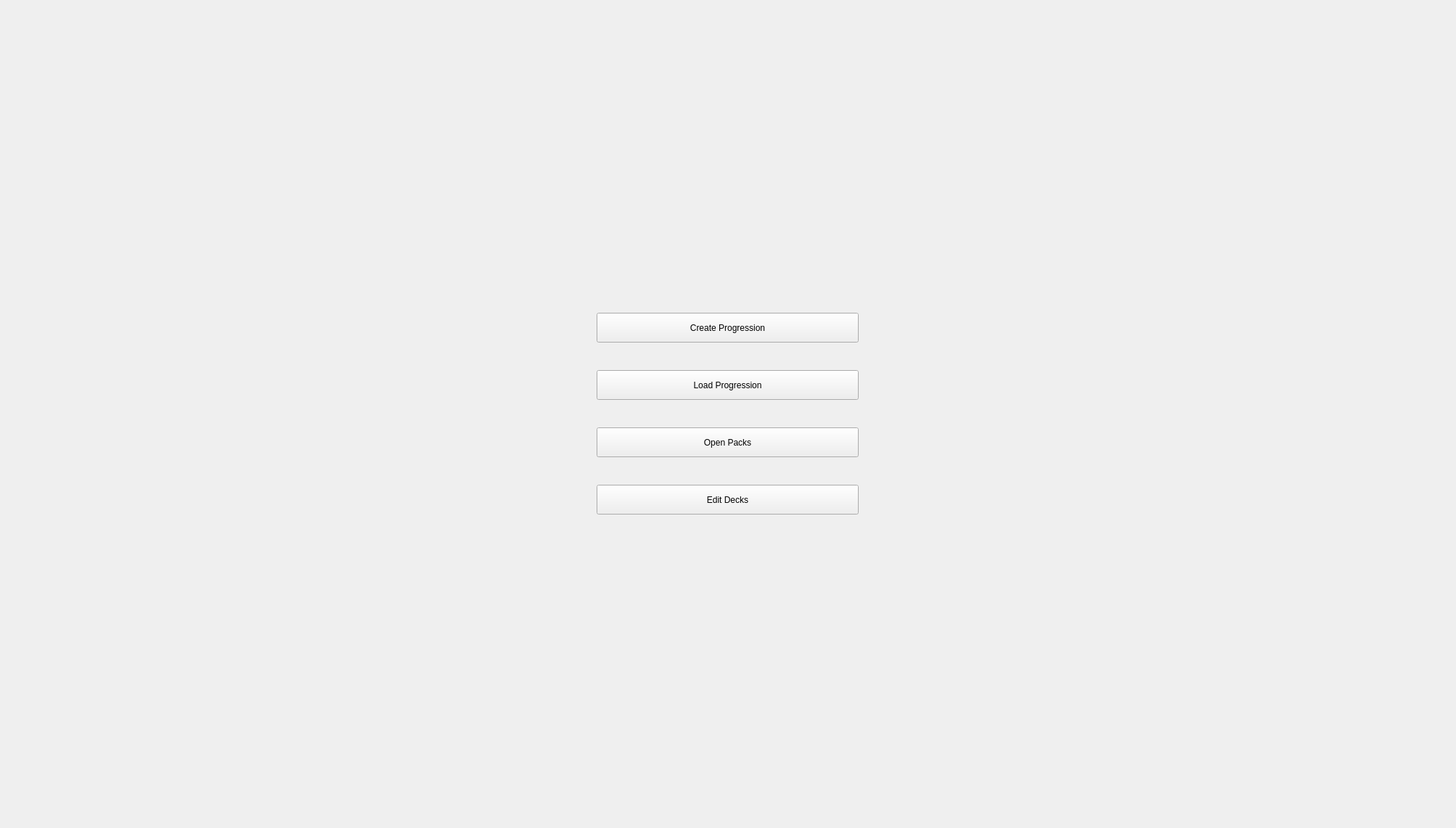
<?xml version="1.0" encoding="UTF-8"?>
<ui version="4.0">
 <class>mainMenu</class>
 <widget class="QWidget" name="mainMenu">
  <property name="geometry">
   <rect>
    <x>0</x>
    <y>0</y>
    <width>2006</width>
    <height>1141</height>
   </rect>
  </property>
  <property name="windowTitle">
   <string>Form</string>
  </property>
  <layout class="QVBoxLayout" name="verticalLayout_4">
   <item>
    <widget class="QStackedWidget" name="stackedWidget">
     <property name="maximumSize">
      <size>
       <width>16777215</width>
       <height>16777215</height>
      </size>
     </property>
     <property name="currentIndex">
      <number>0</number>
     </property>
     <widget class="QWidget" name="mainPage">
      <layout class="QVBoxLayout" name="verticalLayout_2">
       <item alignment="Qt::AlignHCenter">
        <widget class="QFrame" name="mainMenu_2">
         <property name="minimumSize">
          <size>
           <width>461</width>
           <height>361</height>
          </size>
         </property>
         <property name="maximumSize">
          <size>
           <width>461</width>
           <height>361</height>
          </size>
         </property>
         <property name="autoFillBackground">
          <bool>true</bool>
         </property>
         <property name="styleSheet">
          <string notr="true">background-color: rbg(170, 169, 173)</string>
         </property>
         <layout class="QVBoxLayout" name="verticalLayout">
          <item alignment="Qt::AlignHCenter">
           <widget class="QPushButton" name="createProgression">
            <property name="minimumSize">
             <size>
              <width>361</width>
              <height>41</height>
             </size>
            </property>
            <property name="maximumSize">
             <size>
              <width>361</width>
              <height>41</height>
             </size>
            </property>
            <property name="styleSheet">
             <string notr="true">background-color: rbg(225, 224, 228)</string>
            </property>
            <property name="text">
             <string>Create Progression</string>
            </property>
            <property name="iconSize">
             <size>
              <width>16</width>
              <height>16</height>
             </size>
            </property>
           </widget>
          </item>
          <item alignment="Qt::AlignHCenter">
           <widget class="QPushButton" name="loadProgression">
            <property name="minimumSize">
             <size>
              <width>361</width>
              <height>41</height>
             </size>
            </property>
            <property name="maximumSize">
             <size>
              <width>361</width>
              <height>41</height>
             </size>
            </property>
            <property name="styleSheet">
             <string notr="true">background-color: rbg(225, 224, 228)</string>
            </property>
            <property name="text">
             <string>Load Progression</string>
            </property>
            <property name="iconSize">
             <size>
              <width>16</width>
              <height>16</height>
             </size>
            </property>
           </widget>
          </item>
          <item alignment="Qt::AlignHCenter">
           <widget class="QPushButton" name="openPacks">
            <property name="minimumSize">
             <size>
              <width>361</width>
              <height>41</height>
             </size>
            </property>
            <property name="maximumSize">
             <size>
              <width>361</width>
              <height>41</height>
             </size>
            </property>
            <property name="styleSheet">
             <string notr="true">background-color: rbg(225, 224, 228)</string>
            </property>
            <property name="text">
             <string>Open Packs</string>
            </property>
            <property name="iconSize">
             <size>
              <width>16</width>
              <height>16</height>
             </size>
            </property>
           </widget>
          </item>
          <item alignment="Qt::AlignHCenter">
           <widget class="QPushButton" name="editDecks">
            <property name="minimumSize">
             <size>
              <width>361</width>
              <height>41</height>
             </size>
            </property>
            <property name="maximumSize">
             <size>
              <width>361</width>
              <height>41</height>
             </size>
            </property>
            <property name="styleSheet">
             <string notr="true">background-color: rbg(225, 224, 228)</string>
            </property>
            <property name="text">
             <string>Edit Decks</string>
            </property>
            <property name="iconSize">
             <size>
              <width>16</width>
              <height>16</height>
             </size>
            </property>
           </widget>
          </item>
         </layout>
        </widget>
       </item>
      </layout>
     </widget>
     <widget class="QWidget" name="packOpener">
      <layout class="QVBoxLayout" name="verticalLayout_3">
       <item>
        <widget class="QFrame" name="frame">
         <property name="maximumSize">
          <size>
           <width>16777215</width>
           <height>16777215</height>
          </size>
         </property>
         <property name="styleSheet">
          <string notr="true">background-color: rgb(48, 255, 16);</string>
         </property>
         <property name="frameShape">
          <enum>QFrame::StyledPanel</enum>
         </property>
         <property name="frameShadow">
          <enum>QFrame::Raised</enum>
         </property>
        </widget>
       </item>
      </layout>
     </widget>
    </widget>
   </item>
  </layout>
 </widget>
 <resources/>
 <connections/>
</ui>
